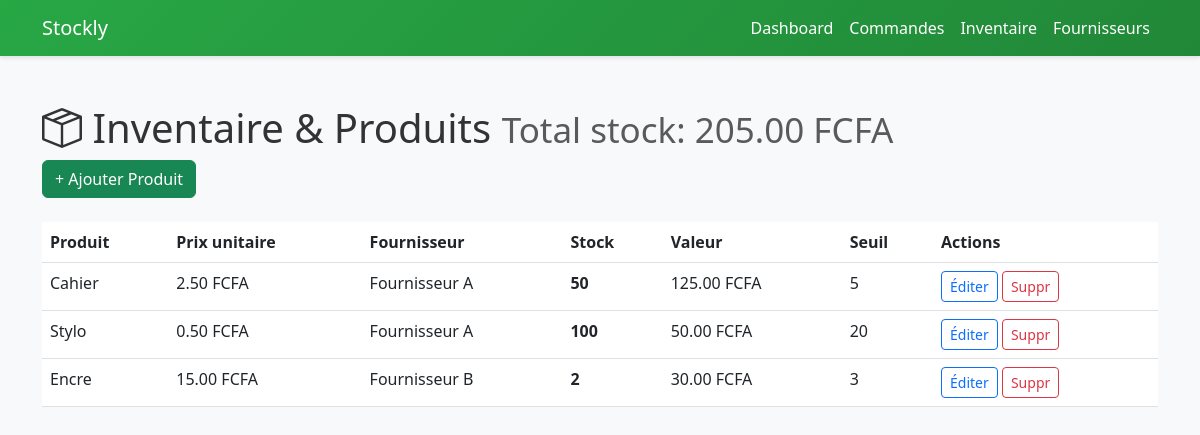
The app's page /inventory.php (signed in) with its own data.
### tables this page shows
CREATE TABLE products (
    id INT AUTO_INCREMENT PRIMARY KEY,
    name VARCHAR(100) NOT NULL,
    description TEXT,
    price DECIMAL(10,2) NOT NULL,
    supplier_id INT,
    threshold INT DEFAULT 10,   
    created_at TIMESTAMP DEFAULT CURRENT_TIMESTAMP,
    FOREIGN KEY (supplier_id) REFERENCES suppliers(id) ON DELETE SET NULL
);

CREATE TABLE suppliers (
    id INT AUTO_INCREMENT PRIMARY KEY,
    name VARCHAR(100) NOT NULL,
    company_num VARCHAR(50),
    contact VARCHAR(100),
    phone VARCHAR(20),
    address TEXT,
    created_at TIMESTAMP DEFAULT CURRENT_TIMESTAMP
);

### inventory.php (the view, shortened to what this page needs)
<?php
require_once 'config.php';
$products = $pdo->query("
    SELECT p.*, s.name as supplier_name, COALESCE(st.current_stock, 0) as current_stock,
    ROUND(p.price * COALESCE(st.current_stock, 0), 2) as total_value
    FROM products p
    LEFT JOIN suppliers s ON p.supplier_id = s.id
    LEFT JOIN stock st ON p.id = st.product_id
")->fetchAll();
$total_stock_value = $pdo->query("SELECT ROUND(SUM(p.price * COALESCE(st.current_stock, 0)), 2) as total FROM products p LEFT JOIN stock st ON p.id = st.product_id")->fetchColumn() ?? 0;
?>
<!DOCTYPE html>
<html lang="fr">
<head>
    <link href="https://cdn.jsdelivr.net/npm/bootstrap@5.3.0/dist/css/bootstrap.min.css" rel="stylesheet">
    <link href="https://cdn.jsdelivr.net/npm/bootstrap-icons@1.10.0/font/bootstrap-icons.css" rel="stylesheet">
    <link rel="stylesheet" href="assets/css/stockly.css">
</head>
<body>
    <nav class="navbar navbar-expand-lg"><div class="container">
        <a class="navbar-brand" href="dashboard.php">Stockly</a>
        <div class="navbar-nav ms-auto">
            <a class="nav-link" href="dashboard.php">Dashboard</a>
            <a class="nav-link" href="orders.php">Commandes</a>
            <a class="nav-link active" href="#">Inventaire</a>
            <a class="nav-link" href="suppliers.php">Fournisseurs</a>
        </div>
    </div></nav>
    <div class="container my-5">
        <h1><i class="bi bi-box-seam"></i> Inventaire & Produits <small class="text-muted">Total stock: <?php echo number_format($total_stock_value, 2); ?> FCFA</small></h1>
        <div class="mb-4"><button class="btn btn-success" data-bs-toggle="modal" data-bs-target="#addProductModal">+ Ajouter Produit</button></div>
        <div class="table-responsive">
            <table class="table table-hover">
<thead><tr><th>Produit</th><th>Prix unitaire</th><th>Fournisseur</th><th>Stock</th><th>Valeur</th><th>Seuil</th><th>Actions</th></tr></thead>
                <tbody>
                    <?php foreach ($products as $prod): ?>
                    <tr data-product-id="<?php echo $prod['id']; ?>">
                        <td><?php echo htmlspecialchars($prod['name']); ?></td>
<td><?php echo number_format($prod['price'], 2); ?> FCFA</td>
                        <td><?php echo htmlspecialchars($prod['supplier_name'] ?? 'N/A'); ?></td>
                        <td><strong><?php echo $prod['current_stock']; ?></strong></td>
                        <td><?php echo number_format($prod['total_value'], 2); ?> FCFA</td>
                        <td><?php echo $prod['threshold']; ?></td>
                        <td>
                            <button class="btn btn-sm btn-outline-primary edit-prod" data-id="<?php echo $prod['id']; ?>">Éditer</button>
                            <button class="btn btn-sm btn-outline-danger delete-prod" data-id="<?php echo $prod['id']; ?>">Suppr</button>
                        </td>
                    </tr>
                    <?php endforeach; ?>
                </tbody>
            </table>
        </div>
    </div>
</body>
</html>

### assets/css/stockly.css (style rules this page uses)
body { background-color: #f8f9fa; font-family: 'Segoe UI', Tahoma, Geneva, Verdana, sans-serif; color: #333; }
:root { --primary-green: #28a745; --green-dark: #218838; --white: #ffffff; --light-gray: #f8f9fa; --border-gray: #dee2e6; }
.navbar { background: linear-gradient(135deg, var(--primary-green), var(--green-dark)) !important; box-shadow: 0 2px 4px rgba(0,0,0,0.1); }
.navbar-brand, .nav-link { color: var(--white) !important; }
.table { background: var(--white); }

### records on screen
products: name "Cahier", price "2.50", supplier.name "Fournisseur A", current_stock "50", total_value "125.00", threshold "5"
products: name "Stylo", price "0.50", supplier.name "Fournisseur A", current_stock "100", total_value "50.00", threshold "20"
products: name "Encre", price "15.00", supplier.name "Fournisseur B", current_stock "2", total_value "30.00", threshold "3"

### other values on screen
$total_stock_value "205.00"
